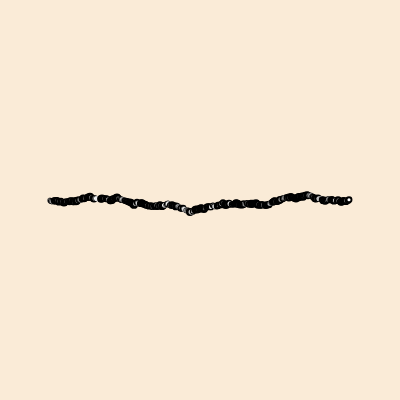
Frame 1 (no input)
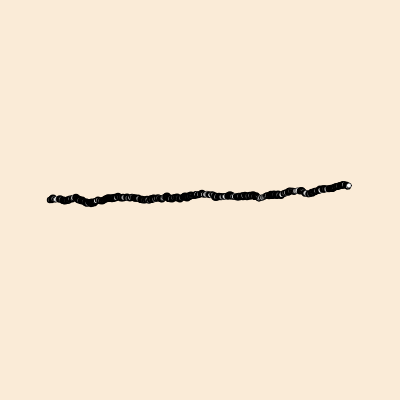
Frame 2 (the mouse pressed at the canvas centre, redrawn once)

The p5.js sketch that drew these frames (run headless with seeded random() and noise() and a simulated clock; the mouse was pressed at the canvas centre and the sketch redrawn once):

// p5.js sketch
// ── sketch.js
function setup() {
  createCanvas(400, 400);
  noLoop();
  angleMode(DEGREES);
}

function draw() {
  background("antiquewhite");
  
  frame = 50;
  spacingx = 1;
  spacingy = 25;
  rectwidth = spacingx - 2;
  rectheight = spacingy - 2;

  y = 200;
  
  for(x = frame; x < 400 - frame; x += spacingx) {
    
    
    y += random(-1, 1);
    
    strokeWeight(random(0, 3))
    
    circle(x, y, 5)
  }
}
